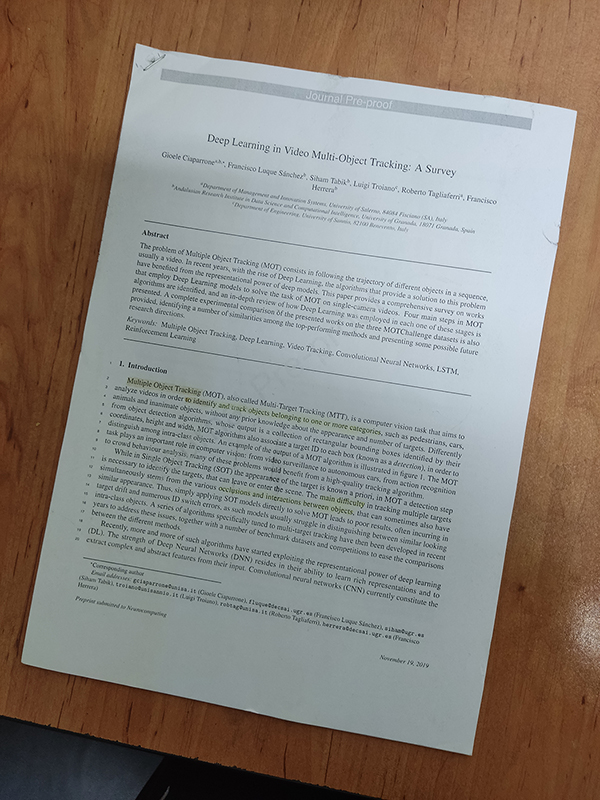
#> input picture HW7/images/example.jpg, 600 x 800 px, found by its file name
$ jupyter execute Q3.ipynb
#> lines starting #> are read from the running program, lines starting #| are printed output that depends on the picture; after the words box and inside, x2 and y2 are one past the last pixel; in counts of white or black regions, pixels touching at a corner belong together
# Imports

[cell 1]
import cv2
import numpy as np
import matplotlib.pyplot as plt

[cell 2]
from google.colab import drive
drive.mount('/content/drive')

path = "/content/drive/My Drive/CV_course/HW7/images/"

# Utilities

[cell 3]
def imshow(im):
    width, height, *channels = im.shape
    if channels:
        # By default, OpenCV tends to work with images in the BGR format.
        # This is due to some outdated practices, but it has been left in the library.
        # We can iterate the channels in reverse order to get an RGB image.
        plt.imshow(im[:,:,::-1])
    else:
        plt.imshow(im, cmap='gray')
    plt.axis('off')

[cell 4]
def reorder(vertices):
    # OpenCV *prefers* if we use `np.float32`.
    reordered = np.zeros_like(vertices, dtype=np.float32)
    add = vertices.sum(1)
    reordered[0] = vertices[np.argmin(add)]
    reordered[2] = vertices[np.argmax(add)]
    diff = np.diff(vertices, axis=1)
    reordered[1] = vertices[np.argmin(diff)]
    reordered[3] = vertices[np.argmax(diff)]
    return reordered

# Image

[cell 5]
im = cv2.imread(path + 'example.jpg')
#> im is the input picture: shape (800, 600, 3); mean B, G, R 122.1, 130.1, 137.6
imshow(im)

# Process

Follow the hints in each section to implement the functions.

## Grayscale Transform

Use the `cv2.cvtColor` function with any color space you deem appropriate. The resulting image should have a single channel.

[cell 6]
def to_grayscale(im):
    # Your code goes here.
    return cv2.cvtColor(im, cv2.COLOR_BGR2GRAY)

[cell 7]
grayscale = to_grayscale(im)
#> in to_grayscale, `return cv2.cvtColor(im, cv2.COLOR_BGR2GRAY)`:
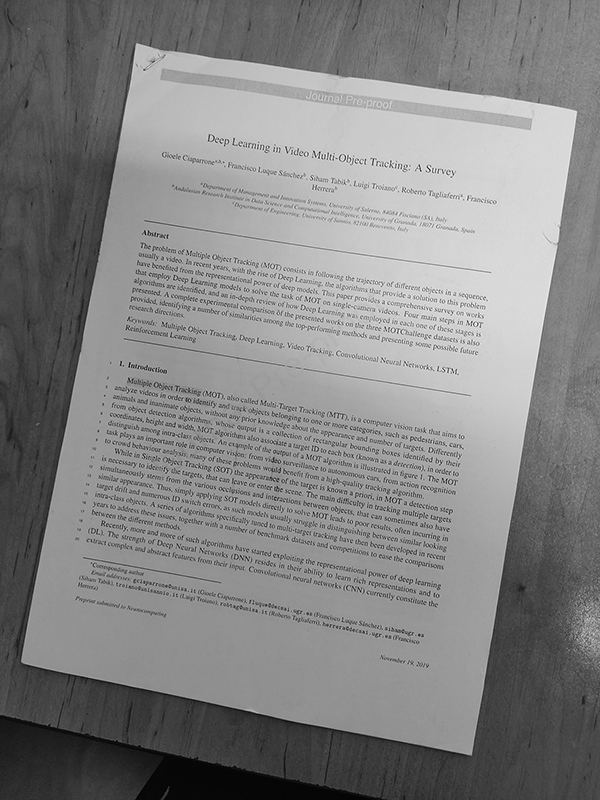
#> returned value: shape (800, 600); min 0, max 255, mean 131.4
imshow(grayscale)

## Blurring the Image

The Gaussian filter or its more advanced sibling, the Bilateral filter, have shown the best results. Go with whatever smoothing filter you prefer. Considering that the image is highly likely to contain texts, adjust your window size accordingly.

[cell 8]
def blur(im):
    # Your code goes here.
    return cv2.GaussianBlur(im, (3,3), 0)

[cell 9]
blurred = blur(grayscale)
imshow(blurred)

## Edge Detection

The `cv2.Canny` filter tends to generate the best results. Tune its thresholds using the provided image and try it on a few more examples.

[cell 10]
def to_edges(im):
    # Your code goes here.
    return cv2.Canny(im, 25, 75)

[cell 11]
edges = to_edges(blurred)
#> in to_edges, `return cv2.Canny(im, 25, 75)`:
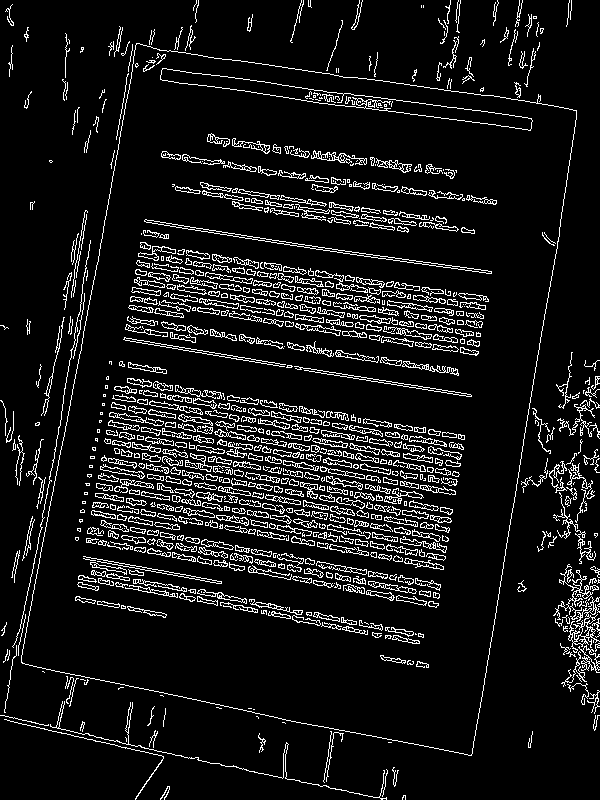
#> returned value: shape (800, 600); 9.2% white in thin lines or dots
imshow(edges)

## Contour Detection

We highly suggest that you learn more about [image contours](https://docs.opencv.org/4.x/d4/d73/tutorial_py_contours_begin.html), specifically, the `cv2.findContours` function. You'd want to find the contour that has the largest surface area (using `cv2.contourArea`) and simplify its boundaries to a quadrilateral using `cv2.approxPolyDP` (and possibly `cv2.arcLength`). If this all sounds too complicated, go with the Hough transform. As discussed in the instructions, you can use the Hough transform to identify four lines within the output of `to_edges` to identify the most prominent parallelogram present in the image. This isn't, however, the best solution.

Regardless of the method, the output of the function must be the coordinates of the four vertices containing the page, in the form of a `4x2` array.

*Hint*: If you are using `cv2.findContours`, the Simple Approximation Model suffices for our purposes.

[cell 12]
def find_vertices(im):
    # Your code goes here.
    contours, hierarchy = cv2.findContours(im, cv2.RETR_TREE, cv2.CHAIN_APPROX_SIMPLE)
    sorted_Contour = sorted(contours, key = cv2.contourArea)
    epsilon = 0.01 * cv2.arcLength(sorted_Contour[-1], True)
    approximations = cv2.approxPolyDP(sorted_Contour[-1], epsilon, True)
    cv2.drawContours(im, [approximations], 0, (0), 3)
    # print(approximations)
    return approximations[:, 0]

[cell 13]
# Let's draw the points on the original image.
imshow(im)
vertices = find_vertices(edges)
#> in find_vertices, `contours, hierarchy = cv2.findContours(im, cv2.RETR_TREE, cv2.CHAIN_AP..`: contours = 1979 contours, 1060 with area under 20; largest, box (x1, y1, x2, y2) and area: (21, 43, 577, 756) 291023, (21, 43, 577, 756) 291015, (160, 68, 533, 131) 4431, (160, 68, 533, 131) 4361, (144, 219, 492, 274) 786
#> in find_vertices, `sorted_Contour = sorted(contours, key = cv2.contourArea)`: sorted_Contour has the same summary as contours
#> in find_vertices, `epsilon = 0.01 * cv2.arcLength(sorted_Contour[-1], True)`: epsilon = 23.44
#> in find_vertices, `approximations = cv2.approxPolyDP(sorted_Contour[-1], epsilon, True)`: approximations = [[136, 43], [21, 662], [471, 755], [576, 110]]
#> in find_vertices, `cv2.drawContours(im, [approximations], 0, (0), 3)`:
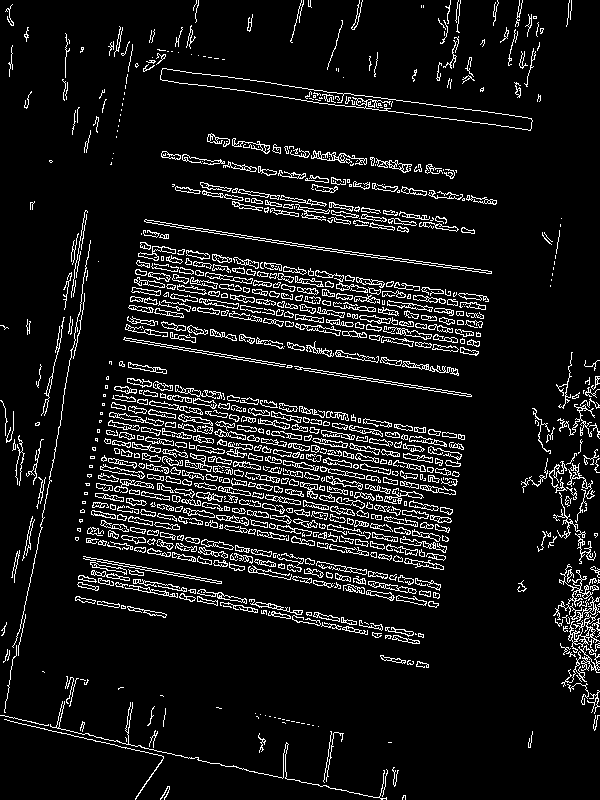
#> im: shape (800, 600); 8.7% white in thin lines or dots
#> vertices = [[136, 43], [21, 662], [471, 755], [576, 110]]
plt.scatter([x for x, y in vertices], [y for x, y in vertices])
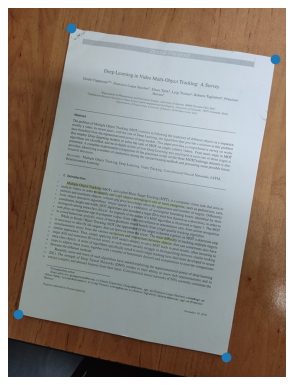
#> figure drawn by matplotlib, 1 panel

[cell 14]
print([x for x, y in vertices])
#| [136, 21, 471, 576]
print([y for x, y in vertices])
#| [43, 662, 755, 110]

## Perspective Transform

We can use the `cv2.getPerspectiveTransform` function to find a transform that maps the region we have identified to a rectangle that we can easily crop. You then need to use `cv2.warpPerspective` to apply this transform and crop out the target region.

**Note**: `cv2.getPerspectiveTransform` expects your vertices in a particular order. They should be top left, top right, bottom right, and finally, bottom left. We have implemented a utility function for this purpose.

[cell 15]
def crop_out(im, vertices):
    # Your code goes here.
    target = np.array([[0, 0], [150, 0], [150, 200], [0, 200]], dtype=np.float32)
    transform = cv2.getPerspectiveTransform(reorder(vertices), target )  # get the top or bird eye view effect
#> in reorder, `add = vertices.sum(1)`: add = [179, 683, 1226, 686]
#> in reorder, `diff = np.diff(vertices, axis=1)`: diff = [-93, 641, 284, -466]
    return cv2.warpPerspective(im, transform, (150, 200))

[cell 16]
cropped = crop_out(im, vertices)
#> in crop_out, `transform = cv2.getPerspectiveTransform(reorder(vertices), target )`: transform = [[0.348, 0.0647, -50.16], [-0.05, 0.328, -7.32], [7.57e-05, 6.57e-05, 1]]
#> in crop_out, `return cv2.warpPerspective(im, transform, (150, 200))`:
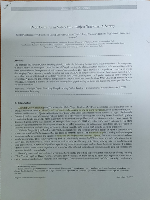
#> returned value: shape (200, 150, 3); mean of channels 0, 1, 2 169.3, 166.4, 156; drawn as B, G, R
imshow(cropped)

## Image Enhancement

I'll leave this part up to you!

[cell 17]
def enhance(im):
    # Your code goes here.
    grayImage = cv2.cvtColor(im, cv2.COLOR_BGR2GRAY)
    return cv2.adaptiveThreshold(grayImage, 255, cv2.ADAPTIVE_THRESH_GAUSSIAN_C, cv2.THRESH_BINARY, 11, 2)

## Result

Let's put everything together and get the result in one go.

[cell 18]
def scan(im):
    grayscale = to_grayscale(im)
    blurred = blur(grayscale)
    edges = to_edges(blurred)
    vertices = find_vertices(edges)
    cropped = crop_out(im, vertices)
    return enhance(cropped)

[cell 19]
scanned = scan(im)
#> in scan, `vertices = find_vertices(edges)`: vertices = [[136, 43], [21, 662], [471, 755], [576, 110]]
#> in enhance, `return cv2.adaptiveThreshold(grayImage, 255, cv2.ADAPTIVE_THRESH_GAUSS..`:
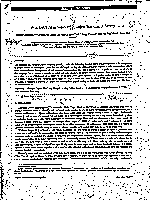
#> returned value: shape (200, 150); 80.8% white; black in thin lines or dots
imshow(scanned)
